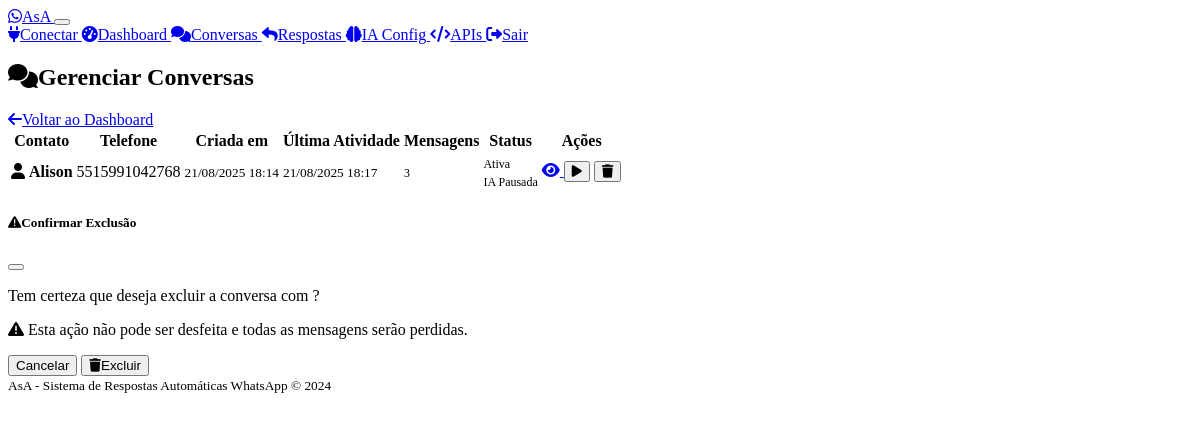
The app's page /admin/conversations (signed in), older data.
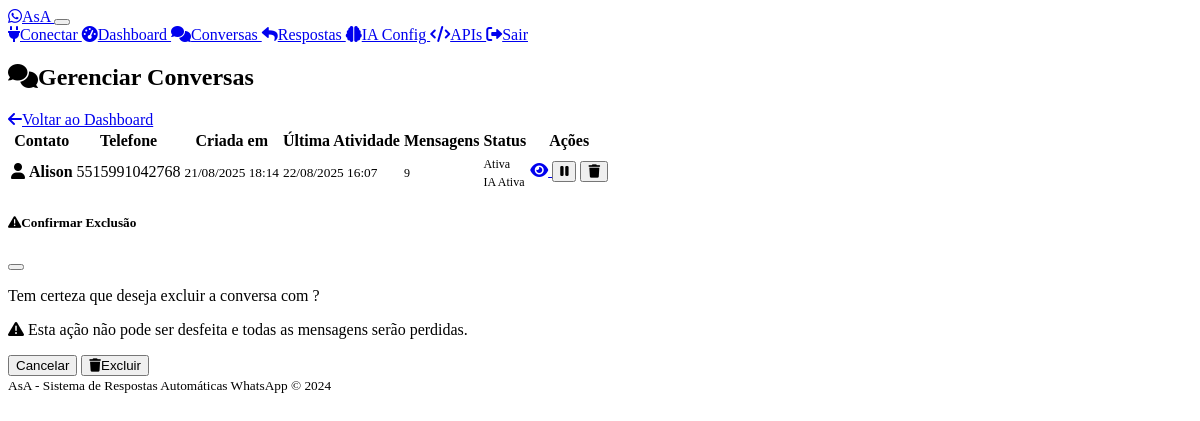
The same page, newer data.
### models.py (models this page shows)
class Conversation(db.Model):
    id = db.Column(db.Integer, primary_key=True)
    phone_number = db.Column(db.String(20), nullable=False)
    contact_name = db.Column(db.String(100))
    created_at = db.Column(db.DateTime, default=datetime.utcnow)
    updated_at = db.Column(db.DateTime, default=datetime.utcnow, onupdate=datetime.utcnow)
    is_active = db.Column(db.Boolean, default=True)
    ai_paused = db.Column(db.Boolean, default=False)  # True when human takes over
    paused_at = db.Column(db.DateTime)  # When AI was paused
    messages = db.relationship('Message', backref='conversation', lazy=True, cascade='all, delete-orphan')

### routes.py (the view)
    def decorated_function(*args, **kwargs):
        if not session.get('admin_logged_in'):
            return redirect(url_for('admin_login'))
        return f(*args, **kwargs)

### routes.py (called while the page is built)
def admin_required(f):
    def decorated_function(*args, **kwargs):
        if not session.get('admin_logged_in'):
            return redirect(url_for('admin_login'))
        return f(*args, **kwargs)
    decorated_function.__name__ = f.__name__
    return decorated_function

@app.route('/admin/conversations')
@admin_required
def admin_conversations():
    page = request.args.get('page', 1, type=int)
    conversations = Conversation.query.order_by(
        Conversation.updated_at.desc()
    ).paginate(
        page=page, per_page=20, error_out=False
    )
    return render_template('conversations.html', conversations=conversations)

@app.context_processor
def inject_admin_status():
    return {'admin_logged_in': session.get('admin_logged_in', False)}

### templates/conversations.html (shortened to what the changed rows need)
{% extends "base.html" %}
{% block content %}
<div class="d-flex justify-content-between align-items-center mb-4">
    <h2>
        <i class="fas fa-comments me-2"></i>Gerenciar Conversas
    </h2>
</div>
{% if conversations.items %}
<div class="card">
    <div class="card-body">
        <div class="table-responsive">
            <table class="table table-hover">
                <thead>
                    <tr>
                        <th>Contato</th>
                        <th>Telefone</th>
                        <th>Criada em</th>
                        <th>Última Atividade</th>
                        <th>Mensagens</th>
                        <th>Status</th>
                        <th>Ações</th>
                    </tr>
                </thead>
                <tbody>
                    {% for conversation in conversations.items %}
                    <tr>
                        <td>
                            <i class="fas fa-user me-2"></i>
                            <strong>{{ conversation.contact_name or 'Sem nome' }}</strong>
                        </td>
                        <td>
                            <span class="font-monospace">{{ conversation.phone_number }}</span>
                        </td>
                        <td>
                            <small class="text-muted">
                                {{ conversation.created_at.strftime('%d/%m/%Y %H:%M') }}
                            </small>
                        </td>
                        <td>
                            <small class="text-muted">
                                {{ conversation.updated_at.strftime('%d/%m/%Y %H:%M') }}
                            </small>
                        </td>
                        <td>
                            <span class="badge bg-primary">
                                {{ conversation.messages|length }}
                            </span>
                        </td>
                        <td>
                            {% if conversation.is_active %}
                                <span class="badge bg-success">Ativa</span>
                            {% else %}
                                <span class="badge bg-secondary">Inativa</span>
                            {% endif %}
                            {% if conversation.ai_paused %}
                                <br><span class="badge bg-warning mt-1">IA Pausada</span>
                            {% else %}
                                <br><span class="badge bg-info mt-1">IA Ativa</span>
                            {% endif %}
                        </td>
                        <td>
                            <div class="btn-group" role="group">
                                <a href="{{ url_for('view_conversation', conversation_id=conversation.id) }}"
                                   class="btn btn-sm btn-outline-primary" title="Ver conversa">
                                    <i class="fas fa-eye"></i>
                                </a>
                                {% if conversation.ai_paused %}
                                    <form method="POST" action="{{ url_for('toggle_ai_for_conversation', conversation_id=conversation.id) }}"
                                          style="display: inline-block;">
                                        <button type="submit" class="btn btn-sm btn-success" title="Retomar IA">
                                            <i class="fas fa-play"></i>
                                        </button>
                                    </form>
                                {% else %}
                                    <form method="POST" action="{{ url_for('toggle_ai_for_conversation', conversation_id=conversation.id) }}"
                                          style="display: inline-block;">
                                        <button type="submit" class="btn btn-sm btn-warning" title="Pausar IA">
                                            <i class="fas fa-pause"></i>
                                        </button>
                                    </form>
                                {% endif %}
                                <button type="button" class="btn btn-sm btn-outline-danger"
                                        onclick="confirmDelete({{ conversation.id }}, '{{ conversation.contact_name or conversation.phone_number }}')"
                                        title="Excluir conversa">
                                    <i class="fas fa-trash"></i>
                                </button>
                            </div>
                        </td>
                    </tr>
                    {% endfor %}
                </tbody>
            </table>
        </div>
    </div>
</div>
{% else %}
<div class="text-center py-5">
    <i class="fas fa-comments fa-5x text-muted mb-4"></i>
    <h4>Nenhuma conversa encontrada</h4>
    <p class="text-muted">As conversas aparecerão aqui conforme os usuários interagirem com o sistema.</p>
</div>
{% endif %}
{% endblock %}

Row changes from the older to the newer data that the page shows:
changed Conversation "Alison": updated_at "21/08/2025 18:17" → "22/08/2025 16:07"; messages|length "3" → "9"; ai_paused "IA Pausada" → "IA Ativa"
